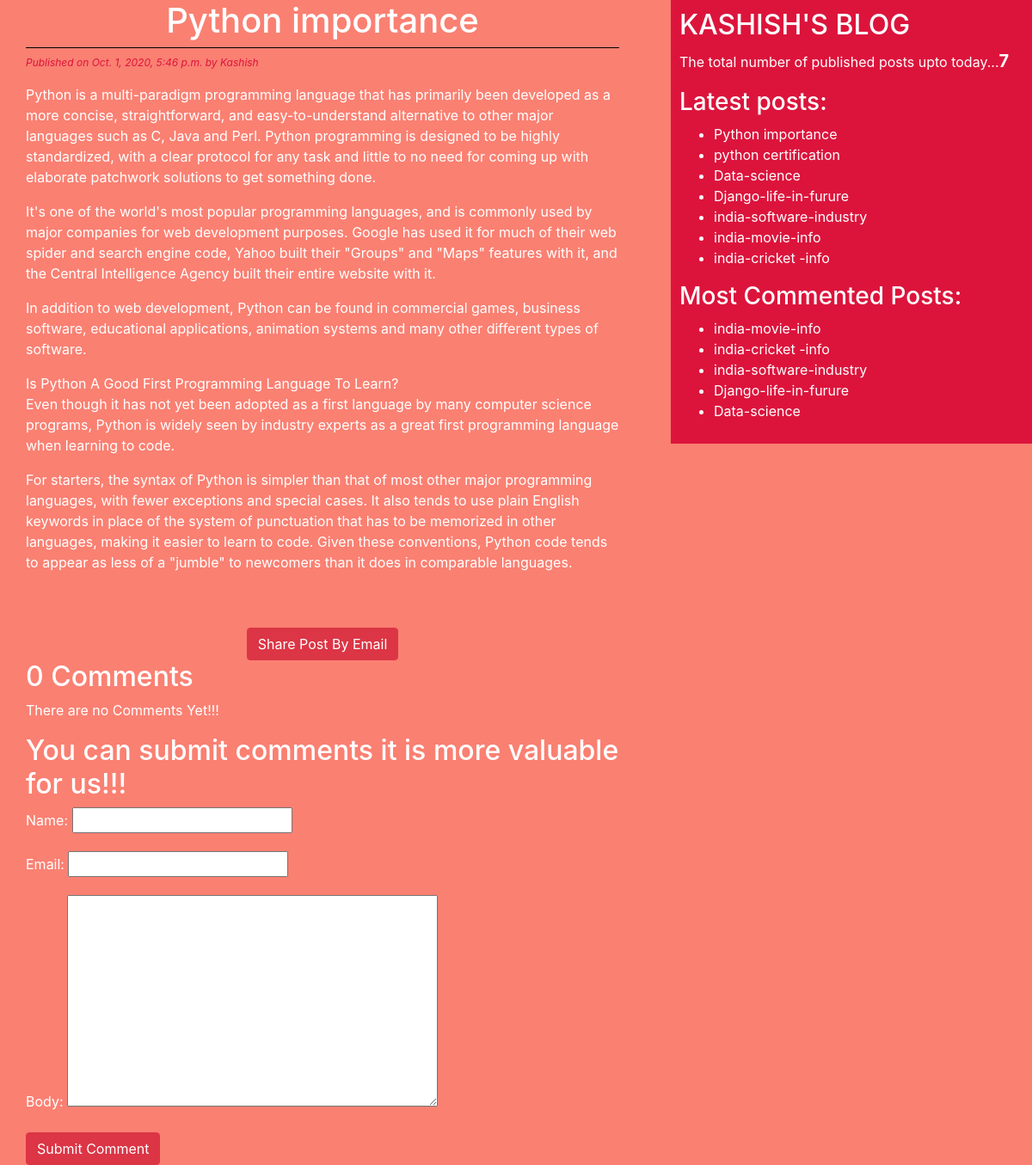
/2020/10/01/python-importance/, run on the app's committed database.
### blog/models.py (models this page shows, shortened)
class Post(models.Model):
    STATUS_CHOICES=(('draft','Draft'),('published','Published'))
    title=models.CharField(max_length=256)
    slug=models.SlugField(max_length=264,unique_for_date='publish')
    author=models.ForeignKey(User,related_name='blog_posts',on_delete=models.DO_NOTHING)
    body=models.TextField()
    publish=models.DateTimeField(default=timezone.now)
    created=models.DateTimeField(auto_now_add=True)
    updated=models.DateTimeField(auto_now=True)
    status=models.CharField(max_length=10,choices= STATUS_CHOICES,default='draft')
    objects=CustomManager()
    tags=TaggableManager()
    class Meta:
    	ordering=('-publish',)
    def get_absolute_url(self):
        return reverse('post_detail',args=[self.publish.year,self.publish.strftime('%m'),self.publish.strftime('%d'),self.slug])

### blog/views.py (the view)
# urls.py: path('<int:year>/<int:month>/<int:days>/<slug:post>/',views.post_detail_view,name='post_detail'),
def post_detail_view(request,year,month,days,post):
	post=get_object_or_404(Post,slug=post,
								status='published',
								publish__year=year,
								publish__month=month,
								publish__day=days)
	comments=post.comments.filter(active=True)
	csubmit=False
	if request.method=='POST':
		form=CommentForm(request.POST)
		if form.is_valid():
			new_comment=form.save(commit=False)
			new_comment.post=post
			new_comment.save()
			csubmit=True
	else:
		form=CommentForm()
	return render(request,'blog/post_detail.html',{'post':post,'form':form,'csubmit':csubmit,'comments':comments})

### blog/forms.py
class CommentForm(forms.ModelForm):
	class Meta:
		model=Comment
		fields=('name','email','body')

### blog/models.py (called while the page is built)
    def get_queryset(self):
        return super().get_queryset().filter(status='published')

### blog/templatetags/blog_tags.py (called while the page is built)
@register.simple_tag
def total_posts():
	return Post.objects.count()

@register.inclusion_tag('blog/latest_posts.html')
def show_latest_posts():
	latest_posts=Post.objects.order_by('-publish')[:10]
	return {'latest_posts': latest_posts}

@register.simple_tag
def get_most_commented_posts(count=5):
	 return Post.objects.annotate(total_comments=Count('comments')).order_by('-total_comments')[:count]

### templates/blog/post_detail.html (shortened to what this page needs)
{%extends 'blog/base.html' %}
	{%block content%}
		<h1>{{post.title}}</h1>
		<p id='date'>Published on {{post.publish}} by {{post.author|title}}</p>
		{{post.body|linebreaks}}<br><br>
		<div class="container" align="center">
		<a href="/{{post.id}}/share" class="btn btn-danger">Share Post By Email</a>
		</div>
		{% with comments.count as comments_count%}
			<h2>{{comments_count}} Comment{{comments_count|pluralize}}</h2>
		{%endwith%}
		{%if comments%}
			{%for comment in comments%}
				<p id='ch'>Comment {{forloop.counter}} by {{comment.name}} on {{comment.created}}</p>
				<div class="cb">{{comment.body|linebreaks}}</div>
			{%endfor%}
			{%else%}
			<p>There are no Comments Yet!!!</p>
		{%endif%}
		{%if csubmit %}
			<h2>Your Comment Added Successfully!!!</h2>
			{%else%}
			<h2>You can submit comments it is more valuable for us!!!</h2>
				<form method='post'>
				{{form.as_p}}
				<input type="submit" class="btn btn-danger" value="Submit Comment">
			</form>
		{%endif%}
	{%endblock%}

### templates/blog/base.html (shortened to what this page needs)
<!DOCTYPE html>
{%load blog_tags%}
{%load static%}
<html>
<head>
	<link rel="stylesheet" href="https://stackpath.bootstrapcdn.com/bootstrap/4.5.2/css/bootstrap.min.css">
	<link rel="stylesheet"  href="{%static "css/blog.css" %}">
</head>
<body>
	<div class="content">
		{%block content%}{%endblock%}
	</div>
	<div class="sidebar">
		<h2>KASHISH'S BLOG</h2>
		<p>The total number of published posts upto today...<span id='pcount'>{%total_posts%}</span></p>
		<h3>Latest posts:</h3>{%show_latest_posts%}
		<h3>Most Commented Posts:</h3>
		{%get_most_commented_posts as most_commented_posts%}
		<ul>
			{%for post in most_commented_posts %}
			<li><a href="{{post.get_absolute_url}}">{{post.title}}</a></li>
			{%endfor%}
		</ul>
	</div>
</body>
</html>

### templates/blog/latest_posts.html
<ul>
	{%for post in latest_posts%}
	<li><a href="{{post.get_absolute_url}}">{{post.title}}</a></li>
	{%endfor%}
</ul>

### static/css/blog.css (style rules this page uses)
.content { width: 60%; float: left; padding: 0 0 0 30px; background:salmon; height: 100%; }
.sidebar { width: 35%; float:right; padding: 10px; background:crimson; height: 100%; }
h1 { text-align: center; border-bottom: 1px solid black; padding-bottom: 7px; }
body { color: white; background:salmon; }
#date { color: crimson; font-size: 12px; font-style: italic; }
a { color:white; }
#pcount { font-size: 20px; color: white; font-weight: bold; }

### data on the page
Post: title "Python importance", publish "Oct. 1, 2020, 5:46 p.m.", author "Kashish", body "Python is a multi-paradigm programming language that has primarily been developed as a more concise, straightforward, and easy-to-understand alternative to other major languages such as C, Java and Perl. Python programming is designed to be highly standardized, with a clear protocol for any task and little to no need for coming up with elaborate patchwork solutions to get something done. It's one of the world's most popular programming languages, and is commonly used by major companies for web development purposes. Google has used it for much of their web spider and search engine code, Yahoo built their \"Groups\" and \"Maps\" features with it, and the Central Intelligence Agency built their…"
Post: title "python certification"
Post: title "Data-science"
Post: title "Django-life-in-furure"
Post: title "india-software-industry"
Post: title "india-movie-info"
Post: title "india-cricket -info"

### other printed values
{{ comments_count }} "0"
